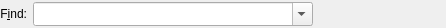
<?xml version="1.0" encoding="UTF-8"?>
<ui version="4.0">
 <class>IncrementalSearchBar</class>
 <widget class="QWidget" name="IncrementalSearchBar">
  <property name="geometry">
   <rect>
    <x>0</x>
    <y>0</y>
    <width>446</width>
    <height>28</height>
   </rect>
  </property>
  <property name="sizePolicy">
   <sizepolicy hsizetype="Expanding" vsizetype="Minimum">
    <horstretch>0</horstretch>
    <verstretch>0</verstretch>
   </sizepolicy>
  </property>
  <layout class="QGridLayout">
   <property name="leftMargin">
    <number>0</number>
   </property>
   <property name="topMargin">
    <number>0</number>
   </property>
   <property name="rightMargin">
    <number>0</number>
   </property>
   <property name="bottomMargin">
    <number>0</number>
   </property>
   <item row="0" column="0">
    <layout class="QHBoxLayout">
     <property name="leftMargin">
      <number>0</number>
     </property>
     <property name="topMargin">
      <number>0</number>
     </property>
     <property name="rightMargin">
      <number>0</number>
     </property>
     <property name="bottomMargin">
      <number>0</number>
     </property>
     <item>
      <widget class="QLabel" name="label">
       <property name="text">
        <string>F&amp;ind:</string>
       </property>
       <property name="alignment">
        <set>Qt::AlignRight|Qt::AlignTrailing|Qt::AlignVCenter</set>
       </property>
       <property name="buddy">
        <cstring>pattern</cstring>
       </property>
      </widget>
     </item>
     <item>
      <widget class="QComboBox" name="pattern">
       <property name="sizePolicy">
        <sizepolicy hsizetype="MinimumExpanding" vsizetype="Fixed">
         <horstretch>0</horstretch>
         <verstretch>0</verstretch>
        </sizepolicy>
       </property>
       <property name="mouseTracking">
        <bool>false</bool>
       </property>
       <property name="focusPolicy">
        <enum>Qt::StrongFocus</enum>
       </property>
       <property name="acceptDrops">
        <bool>true</bool>
       </property>
       <property name="toolTip">
        <string>Text to search for</string>
       </property>
       <property name="editable">
        <bool>true</bool>
       </property>
       <property name="sizeAdjustPolicy">
        <enum>QComboBox::AdjustToMinimumContentsLengthWithIcon</enum>
       </property>
      </widget>
     </item>
     <item>
      <widget class="QToolButton" name="next">
       <property name="toolTip">
        <string>Jump to next match</string>
       </property>
       <property name="autoRaise">
        <bool>true</bool>
       </property>
      </widget>
     </item>
     <item>
      <widget class="QToolButton" name="prev">
       <property name="toolTip">
        <string>Jump to previous match</string>
       </property>
       <property name="autoRaise">
        <bool>true</bool>
       </property>
      </widget>
     </item>
     <item>
      <widget class="QToolButton" name="matchCase">
       <property name="toolTip">
        <string>Match case sensitive</string>
       </property>
       <property name="checkable">
        <bool>true</bool>
       </property>
       <property name="autoRaise">
        <bool>true</bool>
       </property>
      </widget>
     </item>
     <item>
      <widget class="QLabel" name="status">
       <property name="sizePolicy">
        <sizepolicy hsizetype="Preferred" vsizetype="Fixed">
         <horstretch>0</horstretch>
         <verstretch>0</verstretch>
        </sizepolicy>
       </property>
       <property name="minimumSize">
        <size>
         <width>0</width>
         <height>0</height>
        </size>
       </property>
       <property name="alignment">
        <set>Qt::AlignCenter</set>
       </property>
       <property name="wordWrap">
        <bool>false</bool>
       </property>
      </widget>
     </item>
     <item>
      <widget class="QToolButton" name="mutate">
       <property name="toolTip">
        <string>Switch to power search and replace bar</string>
       </property>
       <property name="text">
        <string/>
       </property>
       <property name="checkable">
        <bool>true</bool>
       </property>
       <property name="autoRaise">
        <bool>true</bool>
       </property>
      </widget>
     </item>
    </layout>
   </item>
  </layout>
 </widget>
 <resources/>
 <connections/>
</ui>
